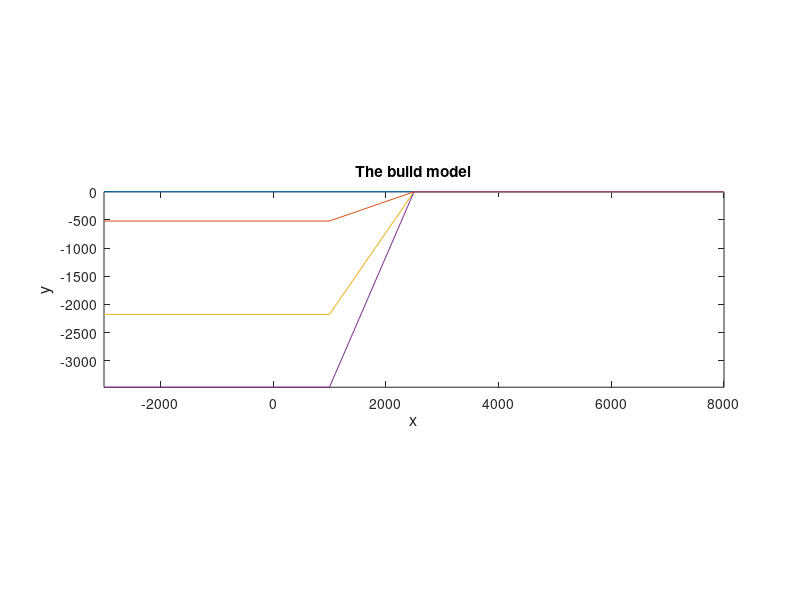

This chart was generated by the following MATLAB code:
% Generate a modified Can4 model (from E2VP)
% reference: Chaljub et al, 2015, 3D numerical simulation of earthquake ground motion
%   in sedimentary basins: testing accuracy through stringent models
clear all;
close all;

% 3lay header: 
%  one_component, 
%  acoustic_isotropic, 
%  elastic_isotropic, 
%  elastic_vti_prem, elastic_vti_thomsen, elastic_vti_cij,
%  elastic_tti_thomsen, elastic_tti_bond,
%  elastic_aniso_cij
media_type = 'elastic_isotropic'
if_write = 1;

NI = 4;

H(1) =     0;
H(2) = - 173*3;
H(3) = - 725*3;
H(4) = -1156*3;

% media info od the first layer
rho(1) = 1000;
vp(1)  = 1500;
vs(1)  = 1000;
par_grad = 0.0;
par_pow  = 1; 


for ni = 2:NI
    rho(ni) = rho(ni-1) * 1.5;
    vp(ni)  =  vp(ni-1) * 1.5;
    vs(ni)  =  vs(ni-1) * 1.5;
end

% x,z
layer1 = [-3000, 0; 8000, 0];
layer2 = [-3000, -519;  1000, -519;  2500, 0; 8000, 0];
layer3 = [-3000, -2175; 1000, -2175; 2500, 0; 8000, 0];
layer4 = [-3000, -3468; 1000, -3468; 2500, 0; 8000, 0];

% plot
figure;
for ni = 1:NI
    plot(eval(['layer',num2str(ni),'(:,1)']),eval(['layer',num2str(ni),'(:,2)']));
    hold on;
    xlabel('x','fontsize', 12);
    ylabel('y','fontsize', 12);
    axis image;
    title('The build model');
end

if if_write
	fid = fopen('test.md2lay','w');
	fprintf(fid, '%s\n',media_type);
	fprintf(fid, '%d\n', NI);
    for ni = 1:NI
        layer = eval(['layer',num2str(ni)]);
        npoint = length(layer);
        fprintf(fid, '%d\n', npoint);
        for i = 1:npoint
            fprintf(fid, '%13.6f %13.6f ',layer(i,1), layer(i, 2));
            fprintf(fid, '%13.6f %6.2f %6.2f ', rho(ni), par_grad, par_pow);
            fprintf(fid, '%13.6f %6.2f %6.2f ', vp(ni), par_grad, par_pow);
            fprintf(fid, '%13.6f %6.2f %6.2f\n', vs(ni), par_grad, par_pow);
        end
    end
    fclose(fid);
end

